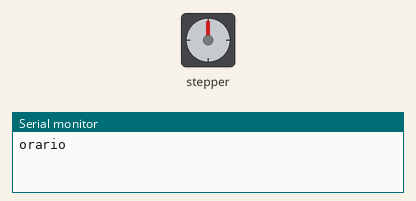
A sketch run on a simulated Arduino Uno, built with avr-gcc and run on an emulated ATmega328P. Shown: stepper motor, the last lines printed to the serial monitor. Stepper angles assume 2048 steps per turn.

Above: at 0.05 s.
At 1.8 s:
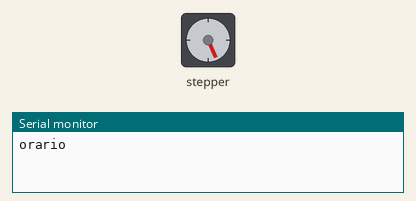
At 3.55 s:
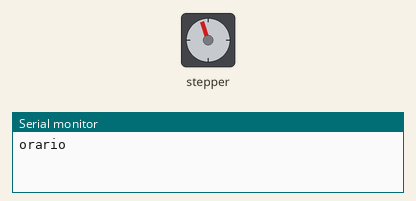
At 7.4 s:
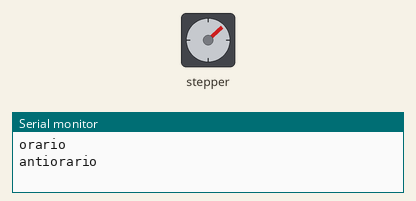
Timing chart, 0 to 10.6 s (numbered marks = the images above):
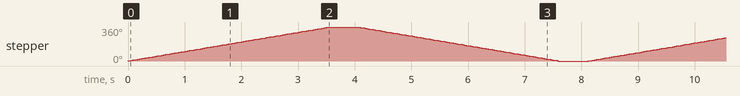

The sketch:

Stepper-motor.ino
```cpp
// inclusione della libreria Stepper
#include <Stepper.h>

// definizione del numero di passi per rotazione
const int stepsPerRevolution = 2048;

// creazione dell'istanza della classe stepper

/*
 * IN1 -> 7
 * IN2 -> 6
 * IN3 -> 5
 * IN4 -> 4
 */

Stepper myStepper(stepsPerRevolution, 7, 6, 5, 4);

void setup() {
  /*
   * non è necessario impostare i pin di Arduino
   * a cui collegare la scheda dello stepper
   * vengono gestiti dalla libreria
   */

  // imposta la velocità a 15 rpm:
  myStepper.setSpeed(17);

  // inizializzazione della porta seriale
  Serial.begin(9600);
}

void loop() {
  // imposta una rotazione in senso orario
  Serial.println("orario");
  myStepper.step(stepsPerRevolution);
  delay(500);

  // imposta una rotazione in senso antiorario
  Serial.println("antiorario");
  myStepper.step(-stepsPerRevolution);
  delay(500);
}
```

Measured:
- by itself, stepper: turns 360° clockwise in 3.6 s, then 360° counter-clockwise in 3.5 s, repeating every 8.1 s
